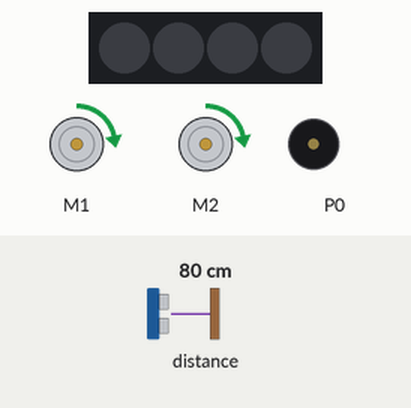
Recording of a program running on a simulated BBC micro:bit (MakeCode). On the bench: 4 RGB LEDs in strip order, left to right, 2 × DC motor (green arrow = forward, orange = backward, longer = faster), buzzer (waves = sounding). Inputs (shaded band) come from the test bench; at power-on: distance to the obstacle 80 cm.

Above: at 4.8 s.
4.9 s: distance to the obstacle set to 11 cm
6.4 s: distance to the obstacle set to 8 cm
At 6.57 s:
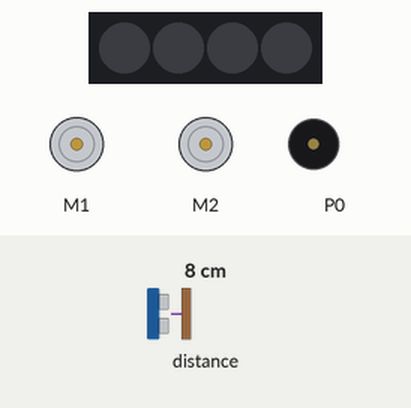
9.4 s: distance to the obstacle set to 18 cm
10.9 s: distance to the obstacle set to 2 cm
At 11.08 s:
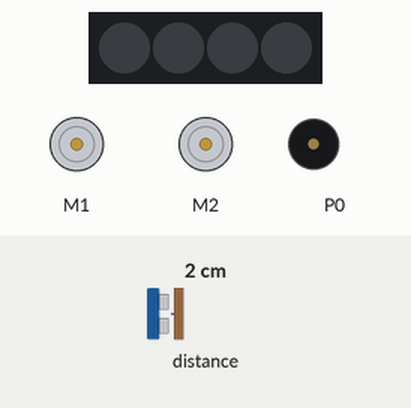
Timing chart, 0 to 14.9 s (numbered marks = the images above; inputs shaded):
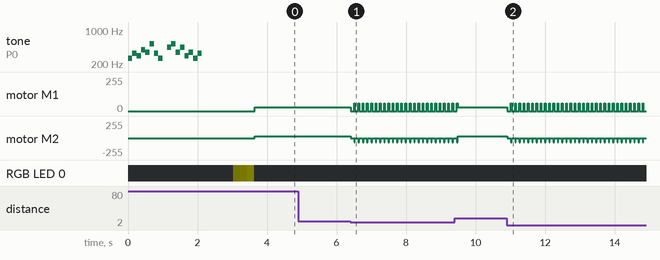

Measured:
- the behaviour switches between 10 and 9 cm on distance to the obstacle (found by bisection; images 0 and 1)
- after the input at 4.9 s, every drawn part: stays the same
- after the input at 6.4 s, motor M1: alternates forward 60/255 for 0.02 s and stopped for 0.10 s, starting at once; motor M2: alternates backward 60/255 for 0.02 s and stopped for 0.10 s, starting at once
- after the input at 10.9 s, motor M1: alternates forward 60/255 for 0.02 s and stopped for 0.10 s, starting at once; motor M2: alternates backward 60/255 for 0.02 s and stopped for 0.10 s, starting at once

The program:

main.ts
```typescript
makerbit.connectUltrasonicDistanceSensor(DigitalPin.P1, DigitalPin.P2)
let strip = neopixel.create(DigitalPin.P15, 4, NeoPixelMode.RGB)
let intensidade = 0
music.playMelody("C E D G F C5 E C ", 500)
music.rest(music.beat(BeatFraction.Whole))
music.playMelody("A C5 F A D F C E ", 500)
basic.pause(500)
for (let index = 0; index < 5; index++) {
    strip.setBrightness(intensidade)
    strip.showBarGraph(0, 255)
    intensidade += intensidade + 1
    strip.shift(1)
    basic.pause(200)
}
strip.showColor(neopixel.colors(NeoPixelColors.Black))
basic.forever(function () {
    if (makerbit.getUltrasonicDistance(DistanceUnit.CM) >= 10) {
        maqueen.motorRun(maqueen.Motors.All, maqueen.Dir.CW, 30)
    } else if (makerbit.getUltrasonicDistance(DistanceUnit.CM) < 10) {
        maqueen.motorStop(maqueen.Motors.All)
        basic.pause(100)
        maqueen.motorRun(maqueen.Motors.M1, maqueen.Dir.CW, 60)
        maqueen.motorRun(maqueen.Motors.M2, maqueen.Dir.CCW, 60)
    } else {
        maqueen.motorStop(maqueen.Motors.All)
        basic.showString("Help!")
    }
})
```

test.ts
```typescript
// os teses vão aqui; isto não será compilado quando este pacote for usado como extensão.
```
